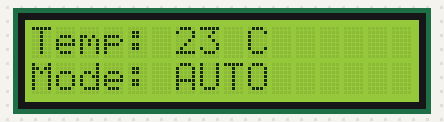
Simulated run of this sketch. Board: Arduino Uno, built with avr-gcc and run on an emulated ATmega328P. On the bench: 16×2 character LCD.

Above: at 0.3 s.
At 2.3 s:
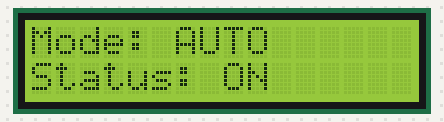
At 4.3 s:
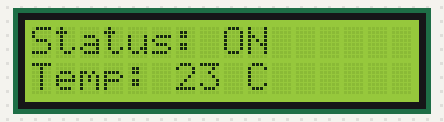

Measured:
- by itself, everything shown: repeats every 6.1 s, in 3 steps
- what the display in image 1 shows lasts 2.1 s, from 2.2 s to 4.3 s

The sketch:

5_2.ino
```cpp
#include <Wire.h>
#include <LiquidCrystal_I2C.h>

LiquidCrystal_I2C lcd(0x27,20,4);

const char* lines[3] = {
  "Temp: 23 C    ",
  "Mode: AUTO   ",
  "Status: ON   "
};

void setup() {
  lcd.init();
  lcd.init();
  lcd.backlight();
  lcd.begin(16, 2);
}

void loop() {
  // Показываем строки 0 и 1
  lcd.clear();
  lcd.setCursor(0, 0);
  lcd.print(lines[0]);
  lcd.setCursor(0, 1);
  lcd.print(lines[1]);
  delay(2000);

  // Показываем строки 1 и 2 (сдвигаемся вверх)
  lcd.clear();
  lcd.setCursor(0, 0);
  lcd.print(lines[1]);
  lcd.setCursor(0, 1);
  lcd.print(lines[2]);
  delay(2000);

  // Показываем строки 2 и 0 (для цикличности)
  lcd.clear();
  lcd.setCursor(0, 0);
  lcd.print(lines[2]);
  lcd.setCursor(0, 1);
  lcd.print(lines[0]);
  delay(2000);
}
```
